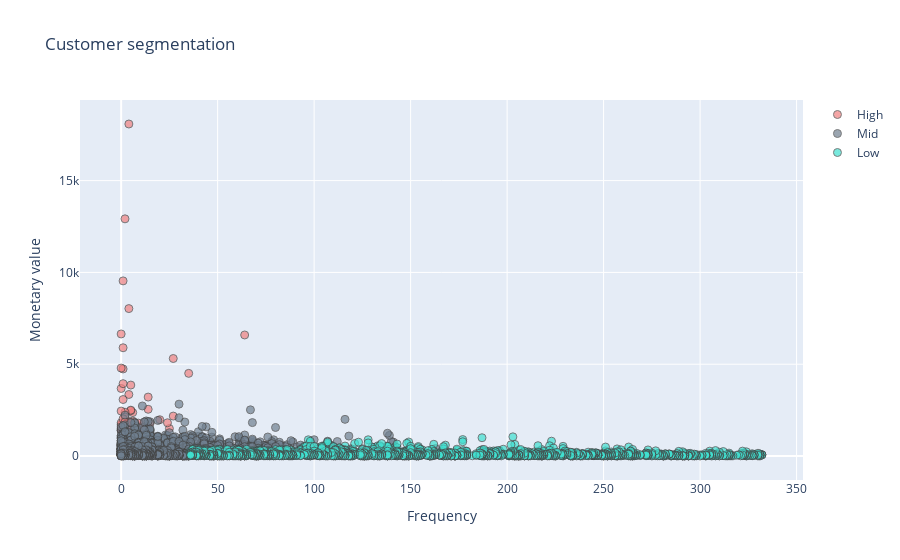

The code cell stored with this chart in its notebook:
### Code cell
# Monetary value vs Recency

plot_data = [
        go.Scatter(
        x=invoices_by_user.query("Segment == 'High'")['Recency'],
        y=invoices_by_user.query("Segment == 'High'")['Monetary'],
        mode='markers',
        name='High',
        marker_size=8,
        marker_line_width=1,
        marker_color='lightcoral',
        marker_opacity=0.7
        ),
        go.Scatter(
        x=invoices_by_user.query("Segment == 'Mid'")['Recency'],
        y=invoices_by_user.query("Segment == 'Mid'")['Monetary'],
        mode='markers',
        name='Mid',
        marker_size=8,
        marker_line_width=1,
        marker_color='slategray',
        marker_opacity=0.7
        ),
        go.Scatter(
        x=invoices_by_user.query("Segment == 'Low'")['Recency'],
        y=invoices_by_user.query("Segment == 'Low'")['Monetary'],
        mode='markers',
        name='Low',
        marker_size=8,
        marker_line_width=1,
        marker_color='turquoise',
        marker_opacity=0.7
        )
]

plot_layout = go.Layout(
        yaxis= {'title': "Monetary value"},
        xaxis= {'title': "Recency"},
        title='Customer segmentation'
    )
fig = go.Figure(data=plot_data, layout=plot_layout)
fig.show()

### Figure 1 — Plotly figure (JSON) as saved in the notebook; plotly's stock layout.template omitted (floating-point values rounded to 4 significant figures; data arrays with more than 128 entries replaced by an {"elided": "..."} marker saying what was removed)
{"data": [{"marker": {"color": "lightcoral", "line": {"width": 1}, "opacity": 0.7, "size": 8}, "mode": "markers", "name": "High", "type": "scatter", "x": [11, 2, 0, 6, 4, 1, 1, 1, 6, 1, 13, 0, 1, 5, 0, 5, 27, 19, 1, 5, 9, 4, 14, 6, 7, 2, 14, 15, 6, 9, 11, 2, 1, 5, 64, 0, 1, 0, 11, 4, 20, 5, 0, 1, 4, 7, 12, 0, 0, 4, 25, 2, 0, 4, 24, 7, 9, 35, 1, 13, 2, 27], "y": [1221.0, 12920.0, 6647.0, 2366.0, 3350.0, 4742.0, 1638.0, 9538.0, 1435.0, 1628.0, 1578.0, 1696.0, 863.4, 2463.0, 3678.0, 3864.0, 5311.0, 632.3, 3940.0, 2496.0, 1246.0, 18080.0, 2544.0, 1353.0, 1590.0, 2384.0, 3209.0, 1778.0, 1901.0, 1404.0, 1618.0, 599.5, 1610.0, 1741.0, 6592.0, 1415.0, 5896.0, 2446.0, 1257.0, 1545.0, 1975.0, 1664.0, 4789.0, 3076.0, 8030.0, 1395.0, 1820.0, 1375.0, 1806.0, 1869.0, 1495.0, 2123.0, 1498.0, 1823.0, 1810.0, 983.9, 1788.0, 4501.0, 2025.0, 1199.0, 1844.0, 2175.0]}, {"marker": {"color": "slategray", "line": {"width": 1}, "opacity": 0.7, "size": 8}, "mode": "markers", "name": "Mid", "type": "scatter", "x": {"elided": "1809 int values"}, "y": {"elided": "1809 float values"}}, {"marker": {"color": "turquoise", "line": {"width": 1}, "opacity": 0.7, "size": 8}, "mode": "markers", "name": "Low", "type": "scatter", "x": {"elided": "2249 int values"}, "y": {"elided": "2249 float values"}}], "layout": {"title": {"text": "Customer segmentation"}, "xaxis": {"title": {"text": "Frequency"}}, "yaxis": {"title": {"text": "Monetary value"}}}}
